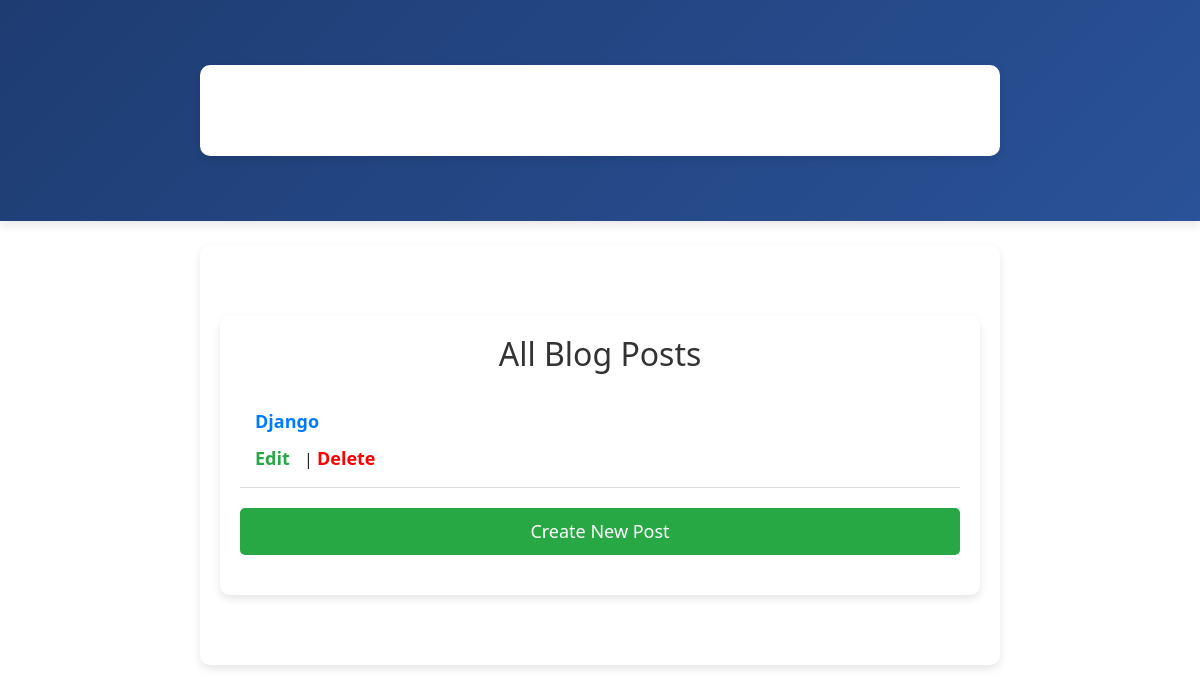
Page /blog/ on the earlier database version.
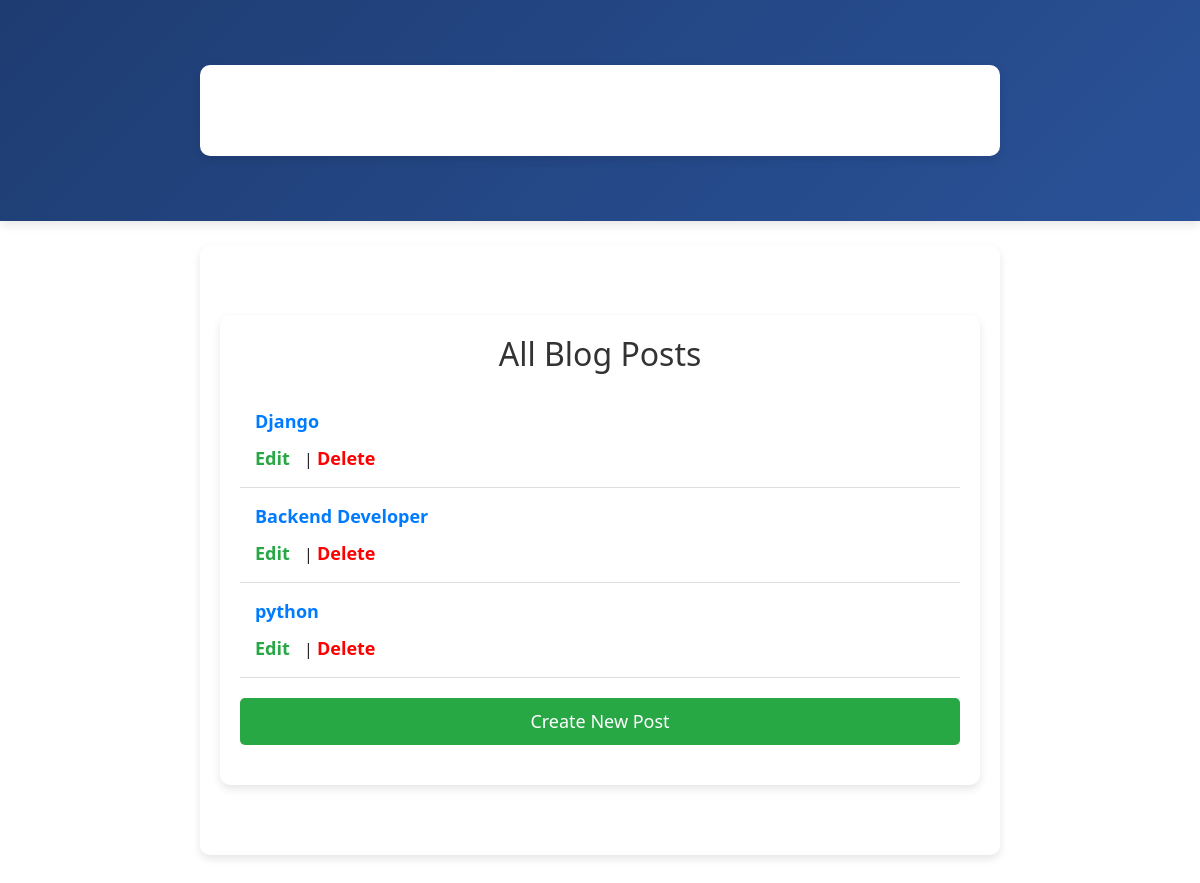
Same page on the later database version.
### home/models.py (models this page shows, shortened)
class BlogPost(models.Model):
    title = models.CharField(max_length=255)
    content = models.TextField()
    author = models.ForeignKey(User, on_delete=models.CASCADE)
    category = models.CharField(max_length=100, default='General')
    image = models.ImageField(upload_to='blog_images', null=True, blank=True)  # ✅ Added image field
    created_at = models.DateTimeField(auto_now_add=True)
    updated_at = models.DateTimeField(auto_now=True)

### home/views.py (the view)
# urls.py: 2. Add a URL to urlpatterns:  path('blog/', include('blog.urls'))
def blog(request):
    posts = BlogPost.objects.all()
    return render(request, 'list.html', {'posts': posts})

### templates/list.html (shortened to what this page needs)
{% extends 'base.html' %}
{% block content %}
<div class="container">
    <h2>All Blog Posts</h2>
    {% for post in posts %}
        <div class="post">
            <a href="{% url 'blog_detail' post.pk %}">{{ post.title }}</a>
            <div class="actions">
                <a href="{% url 'blog_update' post.pk %}">Edit</a> |
                <a href="{% url 'blog_delete' post.pk %}" class="delete">Delete</a>
            </div>
        </div>
    {% empty %}
        <p>No blog posts available.</p>
    {% endfor %}
    <a href="{% url 'blog_create' %}" class="create-btn">Create New Post</a>
</div>
{% endblock %}

Differences in the rows shown:
added BlogPost: title "Backend Developer"
added BlogPost: title "python"
